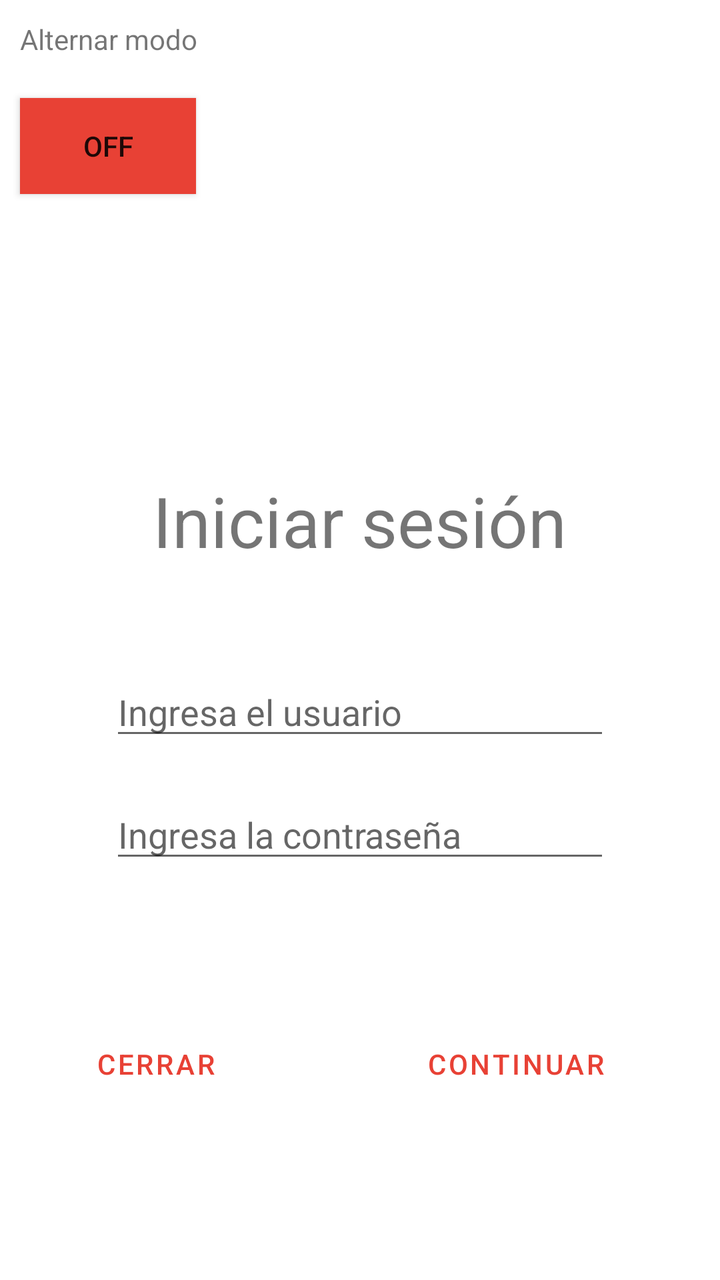
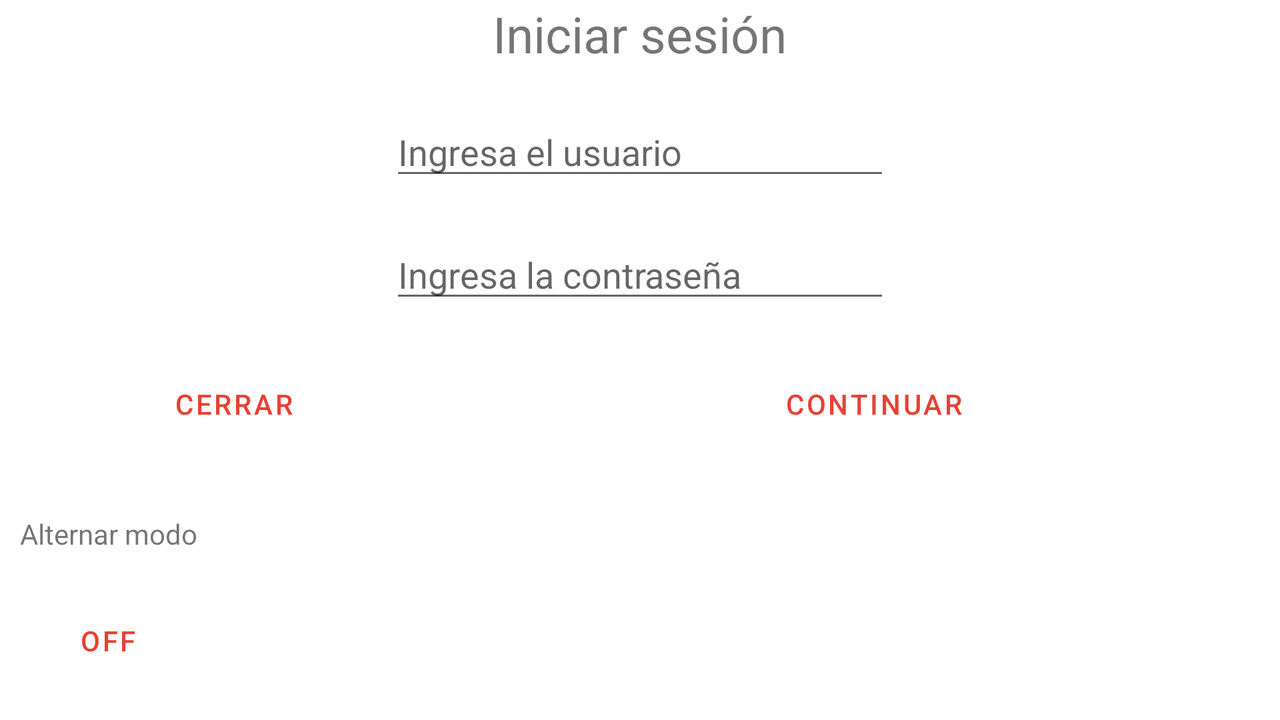

Compare how this app lays out the same screen by default and in its alternative resource folder. The renders come first, then the two layout files and the values they reference.
<!-- AndroidManifest.xml: application theme Theme.CAHV -->
<!-- res/layout/activity_main.xml -->
<?xml version="1.0" encoding="utf-8"?>
<androidx.constraintlayout.widget.ConstraintLayout xmlns:android="http://schemas.android.com/apk/res/android"
    xmlns:app="http://schemas.android.com/apk/res-auto"
    xmlns:tools="http://schemas.android.com/tools"
    android:layout_width="match_parent"
    android:layout_height="match_parent"
    tools:context=".MainActivity">


    <LinearLayout
        android:layout_width="match_parent"
        android:layout_height="wrap_content"
        android:orientation="vertical"
        tools:ignore="MissingConstraints">

        <TextView
            android:layout_width="wrap_content"
            android:layout_height="wrap_content"
            android:text="@string/modos"
            android:layout_margin="10dp"/>

        <ToggleButton
            android:id="@+id/modooscuro"
            android:layout_width="wrap_content"
            android:layout_height="wrap_content"
            android:layout_margin="10dp"
            android:background="#e84135"/>

    <TextView
        android:layout_width="wrap_content"
        android:layout_height="wrap_content"
        android:text="@string/saludo"
        android:textSize="35sp"
        android:layout_marginTop="130dp"
        android:layout_marginBottom="50dp"
        android:layout_gravity="center"/>

    <LinearLayout
        android:layout_width="match_parent"
        android:layout_height="wrap_content"
        android:orientation="vertical">

        <EditText
            android:id="@+id/CajaUsuario"
            android:layout_width="250dp"
            android:layout_height="wrap_content"
            android:hint="@string/usuario"
            android:layout_marginBottom="20dp"
            android:layout_gravity="center"
            android:inputType="textPersonName"
            android:importantForAutofill="no"/>

        <EditText
            android:id="@+id/CajaContrasena"
            android:layout_width="250dp"
            android:layout_height="wrap_content"
            android:layout_gravity="center"
            android:hint="@string/contrasena"
            android:importantForAutofill="no"
            android:inputType="textPassword" />

        <LinearLayout
            android:layout_width="match_parent"
            android:layout_height="wrap_content"
            android:layout_marginTop="50dp"
            android:orientation="horizontal">

            <Button
                android:id="@+id/btnCerrar"
                android:layout_width="wrap_content"
                android:layout_height="wrap_content"
                android:layout_margin="20dp"
                android:layout_weight="1"
                android:padding="10dp"
                android:text="@string/cerrar"
                style="?android:attr/buttonBarButtonStyle" />

            <Button
                android:id="@+id/btnAcceder"
                android:layout_width="wrap_content"
                android:layout_height="wrap_content"
                android:layout_margin="20dp"
                android:padding="10dp"
                android:layout_weight="2"
                android:text="@string/continuar"
                style="?android:attr/buttonBarButtonStyle" />

        </LinearLayout>
    </LinearLayout>
    </LinearLayout>
</androidx.constraintlayout.widget.ConstraintLayout>
<!-- resources referenced by this layout -->
<resources>
  <string name="cerrar">Cerrar</string>
  <string name="continuar">Continuar</string>
  <string name="contrasena">Ingresa la contraseña</string>
  <string name="modos">Alternar modo</string>
  <string name="saludo">Iniciar sesión</string>
      //Strings frame bienvenida
  <string name="usuario">Ingresa el usuario</string>
  <style name="Theme.CAHV" parent="Theme.MaterialComponents.DayNight.DarkActionBar">
          
          <item name="colorPrimary">@color/color2</item>
          <item name="colorPrimaryVariant">@color/color3</item>
          <item name="colorOnPrimary">@color/white</item>
          
          <item name="colorSecondary">@color/teal_200</item>
          <item name="colorSecondaryVariant">@color/teal_700</item>
          <item name="colorOnSecondary">@color/black</item>
          
          <item name="android:statusBarColor">?attr/colorPrimaryVariant</item>
          
      </style>
  <color name="color2">#e84135</color>
  <color name="color3">#b5533f</color>
  <color name="white">#FFFFFFFF</color>
  <color name="teal_200">#FF03DAC5</color>
  <color name="teal_700">#FF018786</color>
  <color name="black">#FF000000</color>
</resources>
<!-- res/layout-land/activity_main.xml (the repository's variant of the layout above) -->
<!-- drawn on the phone turned sideways -->
<?xml version="1.0" encoding="utf-8"?>
<ScrollView xmlns:android="http://schemas.android.com/apk/res/android"
    xmlns:app="http://schemas.android.com/apk/res-auto"
    xmlns:tools="http://schemas.android.com/tools"
    android:layout_width="match_parent"
    android:layout_height="match_parent"
    tools:context=".MainActivity">


    <LinearLayout
        android:layout_width="match_parent"
        android:layout_height="match_parent"
        android:orientation="vertical"
        tools:ignore="MissingConstraints">





    <LinearLayout
        android:layout_width="match_parent"
        android:layout_height="match_parent"
        android:orientation="vertical">

        <TextView
            android:layout_width="wrap_content"
            android:layout_height="wrap_content"
            android:text="@string/saludo"
            android:textSize="25sp"
            android:layout_marginBottom="20dp"
            android:layout_gravity="center"/>

        <EditText
            android:id="@+id/CajaUsuario"
            android:layout_width="250dp"
            android:layout_height="wrap_content"
            android:hint="@string/usuario"
            android:layout_marginBottom="20dp"
            android:layout_gravity="center"
            android:inputType="textPersonName"
            android:importantForAutofill="no"/>

        <EditText
            android:id="@+id/CajaContrasena"
            android:layout_width="250dp"
            android:layout_height="wrap_content"
            android:layout_gravity="center"
            android:hint="@string/contrasena"
            android:importantForAutofill="no"
            android:inputType="textPassword" />

        <LinearLayout
            android:layout_width="match_parent"
            android:layout_height="wrap_content"
            android:orientation="horizontal">

            <Button
                android:id="@+id/btnCerrar"
                android:layout_width="20dp"
                android:layout_height="wrap_content"
                android:layout_gravity="center"
                android:layout_margin="20dp"
                android:layout_weight="1"
                android:padding="10dp"
                android:text="@string/cerrar"
                style="?android:attr/buttonBarButtonStyle" />

            <Button
                android:id="@+id/btnAcceder"
                android:layout_width="20dp"
                android:layout_height="wrap_content"
                android:layout_margin="20dp"
                android:padding="10dp"
                android:layout_weight="2"
                android:text="@string/continuar"
                style="?android:attr/buttonBarButtonStyle" />

        </LinearLayout>
        <TextView
            android:layout_width="match_parent"
            android:layout_height="wrap_content"
            android:text="@string/modos"
            android:layout_margin="10dp"/>

        <ToggleButton
            android:id="@+id/modooscuro"
            android:layout_width="wrap_content"
            android:layout_height="wrap_content"
            android:layout_margin="10dp"
            style="?android:attr/buttonBarButtonStyle"
            android:background="#e84135"/>
    </LinearLayout>
    </LinearLayout>
</ScrollView>
